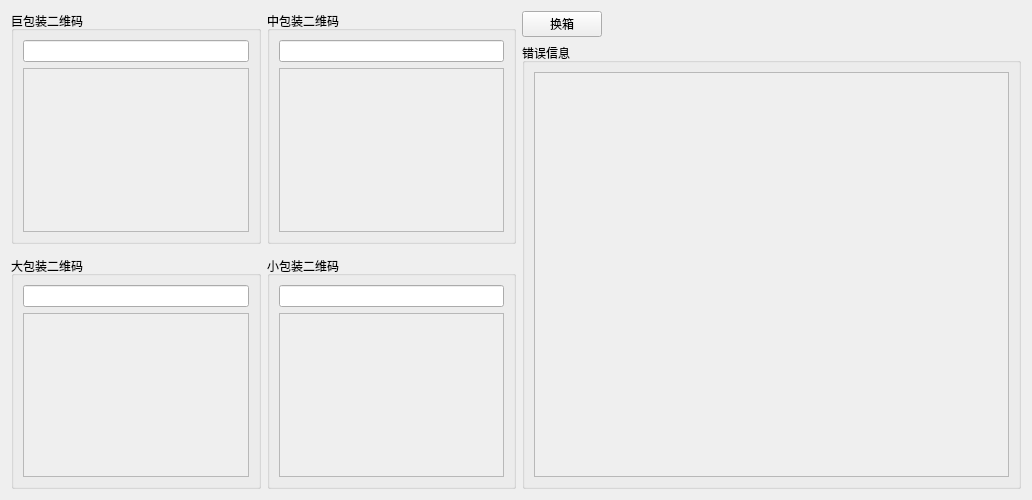
<?xml version="1.0" encoding="UTF-8"?>
<ui version="4.0">
 <class>Dialog</class>
 <widget class="QDialog" name="Dialog">
  <property name="geometry">
   <rect>
    <x>0</x>
    <y>0</y>
    <width>1032</width>
    <height>500</height>
   </rect>
  </property>
  <property name="windowTitle">
   <string>Dialog</string>
  </property>
  <layout class="QGridLayout" name="gridLayout">
   <item row="4" column="1">
    <widget class="QGroupBox" name="groupBox_spqrcode">
     <property name="title">
      <string>小包装二维码</string>
     </property>
     <layout class="QGridLayout" name="gridLayout_5">
      <item row="1" column="0">
       <widget class="QPlainTextEdit" name="plainTextEdit_spqrcode">
        <property name="enabled">
         <bool>false</bool>
        </property>
        <property name="focusPolicy">
         <enum>Qt::NoFocus</enum>
        </property>
       </widget>
      </item>
      <item row="0" column="0">
       <widget class="myQrcodeLineEdit" name="lineEdit_spqrcode"/>
      </item>
     </layout>
    </widget>
   </item>
   <item row="4" column="0">
    <widget class="QGroupBox" name="groupBox_bpqrcode">
     <property name="title">
      <string>大包装二维码</string>
     </property>
     <layout class="QGridLayout" name="gridLayout_2">
      <item row="1" column="0">
       <widget class="QPlainTextEdit" name="plainTextEdit_bpqrcode">
        <property name="enabled">
         <bool>false</bool>
        </property>
        <property name="focusPolicy">
         <enum>Qt::NoFocus</enum>
        </property>
       </widget>
      </item>
      <item row="0" column="0">
       <widget class="myQrcodeLineEdit" name="lineEdit_bpqrcode"/>
      </item>
     </layout>
    </widget>
   </item>
   <item row="2" column="2" rowspan="3">
    <widget class="QGroupBox" name="groupBox">
     <property name="sizePolicy">
      <sizepolicy hsizetype="Preferred" vsizetype="Preferred">
       <horstretch>4</horstretch>
       <verstretch>0</verstretch>
      </sizepolicy>
     </property>
     <property name="title">
      <string>错误信息</string>
     </property>
     <layout class="QGridLayout" name="gridLayout_6">
      <item row="0" column="0">
       <widget class="QTextEdit" name="textEdit_errorlist">
        <property name="enabled">
         <bool>false</bool>
        </property>
        <property name="focusPolicy">
         <enum>Qt::NoFocus</enum>
        </property>
       </widget>
      </item>
     </layout>
    </widget>
   </item>
   <item row="1" column="2">
    <widget class="QPushButton" name="pushButton_nextbox">
     <property name="sizePolicy">
      <sizepolicy hsizetype="Fixed" vsizetype="Fixed">
       <horstretch>0</horstretch>
       <verstretch>0</verstretch>
      </sizepolicy>
     </property>
     <property name="focusPolicy">
      <enum>Qt::NoFocus</enum>
     </property>
     <property name="text">
      <string>换箱</string>
     </property>
    </widget>
   </item>
   <item row="1" column="0" rowspan="2">
    <widget class="QGroupBox" name="groupBox_lpqrcode">
     <property name="sizePolicy">
      <sizepolicy hsizetype="Preferred" vsizetype="Preferred">
       <horstretch>2</horstretch>
       <verstretch>0</verstretch>
      </sizepolicy>
     </property>
     <property name="title">
      <string>巨包装二维码</string>
     </property>
     <layout class="QGridLayout" name="gridLayout_3">
      <item row="1" column="0">
       <widget class="QPlainTextEdit" name="plainTextEdit_lpqrcode">
        <property name="enabled">
         <bool>false</bool>
        </property>
        <property name="focusPolicy">
         <enum>Qt::NoFocus</enum>
        </property>
       </widget>
      </item>
      <item row="0" column="0">
       <widget class="myQrcodeLineEdit" name="lineEdit_lpqrcode"/>
      </item>
     </layout>
    </widget>
   </item>
   <item row="1" column="1" rowspan="2">
    <widget class="QGroupBox" name="groupBox_mpqrcode">
     <property name="sizePolicy">
      <sizepolicy hsizetype="Preferred" vsizetype="Preferred">
       <horstretch>2</horstretch>
       <verstretch>0</verstretch>
      </sizepolicy>
     </property>
     <property name="title">
      <string>中包装二维码</string>
     </property>
     <layout class="QGridLayout" name="gridLayout_4">
      <item row="1" column="0">
       <widget class="QPlainTextEdit" name="plainTextEdit_mpqrcode">
        <property name="enabled">
         <bool>false</bool>
        </property>
        <property name="focusPolicy">
         <enum>Qt::NoFocus</enum>
        </property>
       </widget>
      </item>
      <item row="0" column="0">
       <widget class="myQrcodeLineEdit" name="lineEdit_mpqrcode"/>
      </item>
     </layout>
    </widget>
   </item>
  </layout>
 </widget>
 <customwidgets>
  <customwidget>
   <class>myQrcodeLineEdit</class>
   <extends>QLineEdit</extends>
   <header>lib.mywidget.mylineedit.h</header>
  </customwidget>
 </customwidgets>
 <tabstops>
  <tabstop>lineEdit_lpqrcode</tabstop>
  <tabstop>lineEdit_bpqrcode</tabstop>
  <tabstop>lineEdit_mpqrcode</tabstop>
  <tabstop>lineEdit_spqrcode</tabstop>
 </tabstops>
 <resources/>
 <connections/>
</ui>
